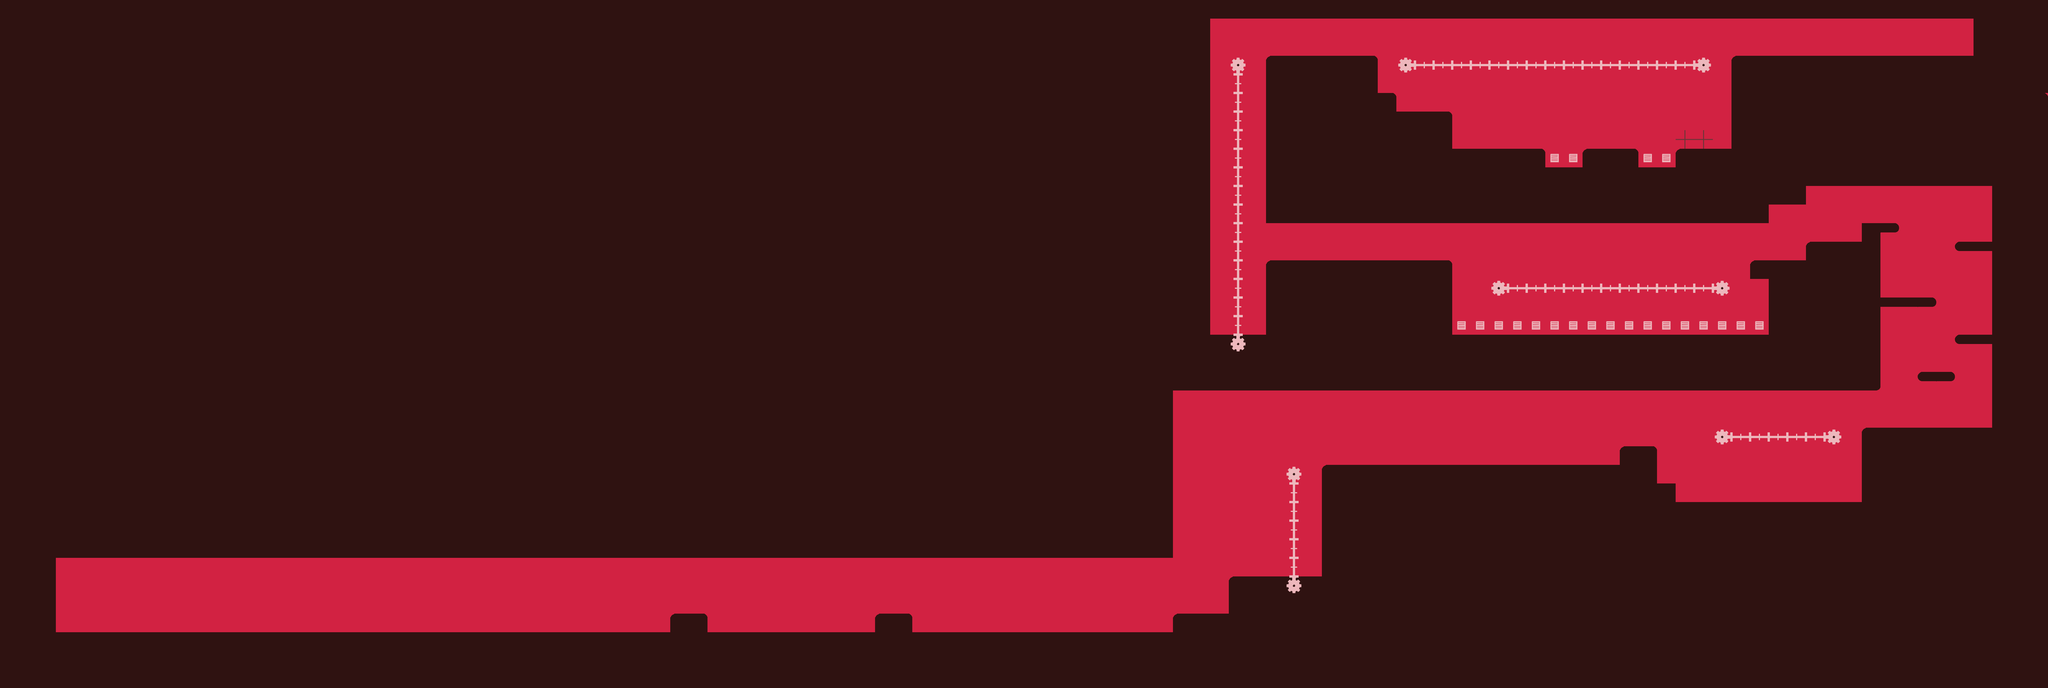

This is a level from a 2D game, rendered from its Tiled map with the project's own tilesets. A one-line summary and the map file follow, with tile-layer data summarised:
An orthogonal 110x37 tile map with 64x64 px tiles, 5 tile layers (fondo, piso/paredes, EngranajesYObjetos, Rayas, ...).

<map version="1.0" orientation="orthogonal" width="110" height="37" tilewidth="64" tileheight="64">
 <tileset firstgid="1" name="tiles01" tilewidth="64" tileheight="64">
  <image source="tiles01.png" width="892" height="640" />
 </tileset>
 <layer name="fondo" width="110" height="37">
  <data>[4070 cells, 4070 non-empty, 2 distinct tile ids]</data>
 </layer>
 <layer name="piso/paredes" width="110" height="37">
  <data>[4070 cells, 3196 non-empty, 11 distinct tile ids]</data>
 </layer>
 <layer name="EngranajesYObjetos" width="110" height="37">
  <data>[4070 cells, 62 non-empty, 10 distinct tile ids]</data>
 </layer>
 <layer name="Rayas" width="110" height="37">
  <data>[4070 cells, 0 non-empty, 0 distinct tile ids]</data>
 </layer>
 <layer name="cosas" width="110" height="37">
  <data>[4070 cells, 23 non-empty, 2 distinct tile ids]</data>
 </layer>
</map>
